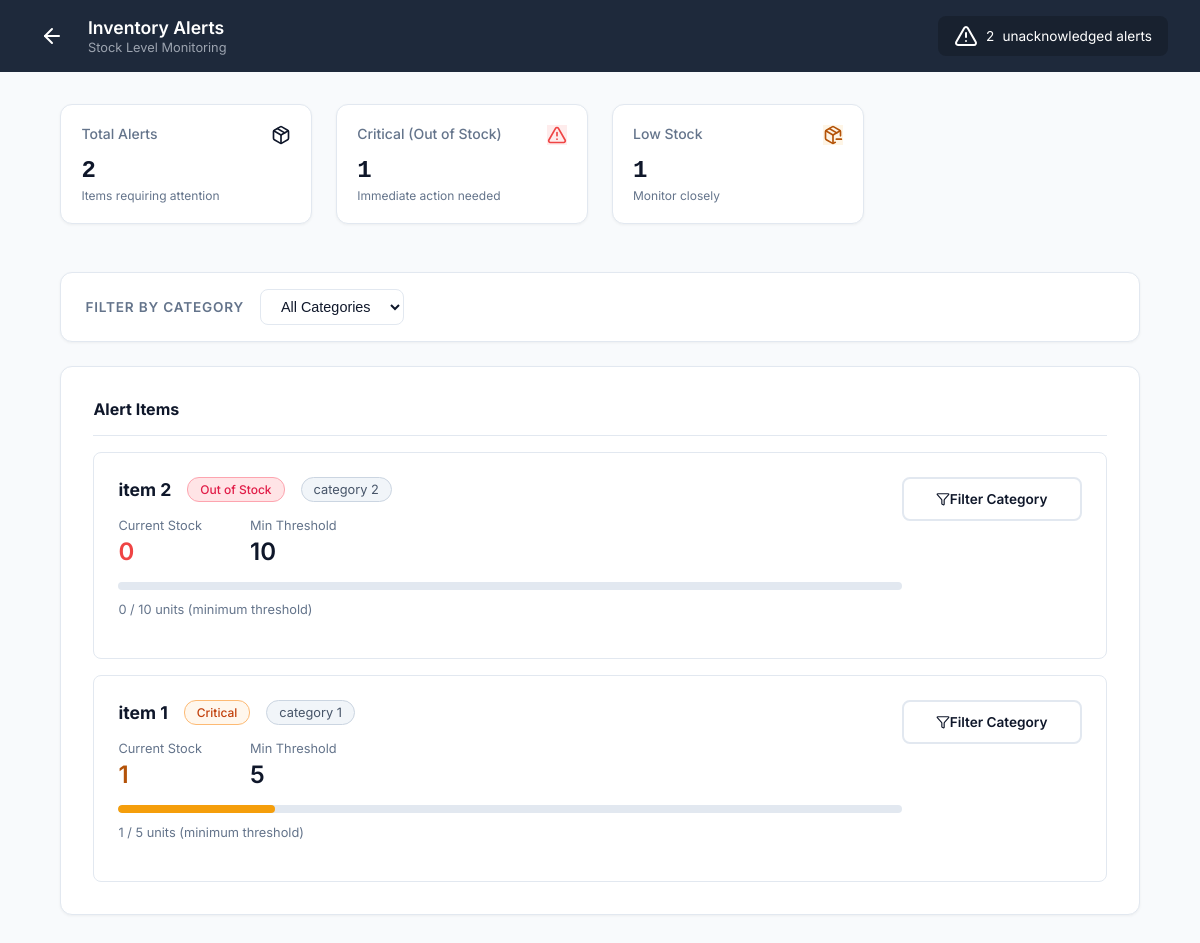
/dashboard/cssd/alerts/ (signed in), run on an earlier commit of the app's database.
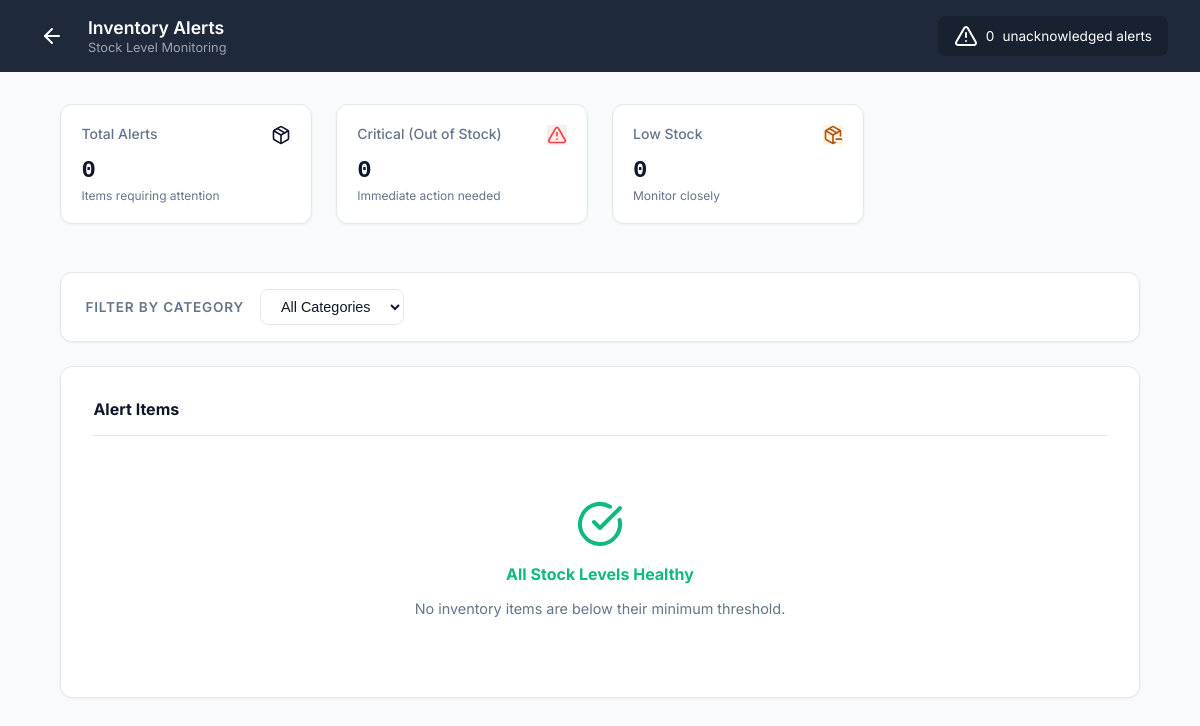
And on a later commit of the database.
### CSSD_Management_System/models.py (models this page shows, shortened)
class InventoryItem(models.Model):
    name = models.CharField(max_length=255)
    category = models.CharField(max_length=100)
    current_stock = models.IntegerField(default=0)
    min_threshold = models.IntegerField(default=10)
    status = models.CharField(
        max_length=20,
        default='Unassigned',
        choices=[('Unassigned', 'Unassigned'), ('Assigned', 'Assigned')]
    )
    @property
    def status(self):
        if self.current_stock == 0:
            return 'Out of Stock'
        elif self.current_stock <= self.min_threshold:
            return 'Limited'
        return 'Available'

### CSSD_Management_System/views.py (the view)
# urls.py: path('dashboard/cssd/alerts/', views.cssd_inventory_alerts, name='cssd_inventory_alerts'),
@login_required
@cssd_staff_required
def cssd_inventory_alerts(request):
    category_filter = request.GET.get('category', '')
    from django.db.models import F
    shortage_items = InventoryItem.objects.filter(
        current_stock__lte=F('min_threshold')
    ).order_by('current_stock', 'name')
    if category_filter:
        shortage_items = shortage_items.filter(category=category_filter)
    categories = InventoryItem.objects.values_list('category', flat=True).distinct()
    alert_data = []
    for item in shortage_items:
        if item.current_stock == 0:
            severity = 'Out of Stock'
        else:
            severity = 'Critical'
        alert_data.append({'item': item, 'severity': severity})
    out_of_stock_count = sum(1 for entry in alert_data if entry['severity'] == 'Out of Stock')
    critical_count = sum(1 for entry in alert_data if entry['severity'] == 'Critical')
    return render(request, 'cssd-inventory-alerts.html', {
        'alert_data': alert_data,
        'shortage_count': shortage_items.count(),
        'out_of_stock_count': out_of_stock_count,
        'critical_count': critical_count,
        'categories': categories,
        'selected_category': category_filter,
    })

### CSSD_Management_System/templates/cssd-inventory-alerts.html (shortened to what the changed rows need)
{% load static %}
<!DOCTYPE html>
<html lang="en">
<head>
  <link rel="stylesheet" href="{% static 'styles.css' %}">
  <link rel="stylesheet" href="{% static 'extended_styles.css' %}">
</head>
<body>
  <div class="dashboard-wrapper theme-blue">
    <nav class="dashboard-nav theme-dark-blue">
      <div class="nav-brand">
        <div class="nav-title">
          <h2>Inventory Alerts</h2>
        </div>
      </div>
      <div class="nav-actions">
        <div class="alert-banner">
          <i data-lucide="alert-triangle"></i>
          <span>{{ shortage_count }}</span> unacknowledged alerts
        </div>
      </div>
    </nav>
    <main class="dashboard-main alerts-main">
      <div class="container-center">
        <div class="cssd-stats-grid alerts-stats">
          <div class="stat-card">
            <div class="stat-header">
              <span class="stat-label">Total Alerts</span>
              <i data-lucide="package" class="stat-icon-small grey"></i>
            </div>
            <h3 class="stat-value">{{ shortage_count }}</h3>
            <p class="stat-desc">Items requiring attention</p>
          </div>
          <div class="stat-card">
            <div class="stat-header">
              <span class="stat-label">Critical (Out of Stock)</span>
              <i data-lucide="alert-triangle" class="stat-icon-small red-bg"></i>
            </div>
            <h3 class="stat-value">{{ out_of_stock_count }}</h3>
            <p class="stat-desc">Immediate action needed</p>
          </div>
          <div class="stat-card">
            <div class="stat-header">
              <span class="stat-label">Low Stock</span>
              <i data-lucide="package-minus" class="stat-icon-small yellow-bg"></i>
            </div>
            <h3 class="stat-value">{{ critical_count }}</h3>
            <p class="stat-desc">Monitor closely</p>
          </div>
        </div>
        <div class="detail-card list-card">
          <div class="alert-list">
            {% if alert_data %}
              {% for entry in alert_data %}
                {% with item=entry.item severity=entry.severity %}
                <div class="alert-list-item">
                  <div class="ali-main">
                    <div class="ali-title-bar">
                      <h4>{{ item.name }}</h4>
                      {% if severity == 'Out of Stock' %}
                        <span class="pill pill-critical">Out of Stock</span>
                      {% else %}
                        <span class="pill pill-critical"
                              style="background:#fff7ed; color:#c2410c; border-color:#fdba74;">
                          Critical
                        </span>
                      {% endif %}
                      {% if item.category %}
                        <span style="background:#f1f5f9; color:#475569; border:1px solid #cbd5e1;
                                     padding:0.25rem 0.75rem; border-radius:20px; font-size:0.8rem;">
                          {{ item.category }}
                        </span>
                      {% endif %}
                    </div>
                    <div class="ali-stats">
                      <div class="ali-stat">
                        <span class="as-label">Current Stock</span>
                        <span class="as-val {% if item.current_stock == 0 %}text-red{% else %}text-yellow{% endif %}">
                          {{ item.current_stock }}
                        </span>
                      </div>
                      <div class="ali-stat">
                        <span class="as-label">Min Threshold</span>
                        <span class="as-val">{{ item.min_threshold }}</span>
                      </div>
                    </div>
                    <div class="stock-progress">
                      <div class="progress-bar-bg">
                        <div class="progress-bar-fill
                                    {% if item.current_stock == 0 %}bg-red{% else %}bg-yellow{% endif %}"
                             style="width: {% if item.min_threshold > 0 %}{% widthratio item.current_stock item.min_threshold 100 %}{% else %}0{% endif %}%;
                                    max-width: 100%;">
                        </div>
                      </div>
                      <span class="progress-text">
                        {{ item.current_stock }} / {{ item.min_threshold }} units (minimum threshold)
                      </span>
                    </div>
                  </div>
                  <div class="ali-actions">
                    <a href="{% url 'cssd_inventory_alerts' %}?category={{ item.category }}"
                       class="btn-outline"
                       style="text-align:center; font-size:0.85rem;
                              text-decoration:none; color:var(--color-text-dark);">
                      <i data-lucide="filter" style="width:14px; height:14px;"></i>
                      Filter Category
                    </a>
                  </div>
                </div>
                {% endwith %}
              {% endfor %}
            {% else %}
              <div style="display:flex; flex-direction:column; align-items:center;
                          padding:3rem; gap:1rem; color:var(--color-text-muted); text-align:center;">
                <i data-lucide="check-circle" style="width:48px; height:48px; color:#10b981;"></i>
                <h4 style="margin:0; color:#10b981;">All Stock Levels Healthy</h4>
                <p style="margin:0; font-size:0.9rem;">
                  {% if selected_category %}
                    No alerts found for the selected category.
                    <a href="{% url 'cssd_inventory_alerts' %}"
                       style="color:var(--color-primary);">View all categories</a>
                  {% else %}
                    No inventory items are below their minimum threshold.
                  {% endif %}
                </p>
              </div>
            {% endif %}
          </div>
        </div>
      </div>
    </main>
  </div>
</body>
</html>

What changed in the data, as far as the page shows it:
no longer on this page (row edited): InventoryItem: item.name "item 2", shows "Out of Stock", item.category "category 2", item.current_stock "0", item.min_threshold "10"
no longer on this page (row edited): InventoryItem: item.name "item 1", shows "Critical", item.category "category 1", item.current_stock "1", item.min_threshold "5"
Also different on the page:
{{ shortage_count }}: "2" → "0"
{{ out_of_stock_count }}: "1" → "0"
{{ critical_count }}: "1" → "0"
text now shown: "All Stock Levels Healthy No inventory items are below their minimum threshold."
